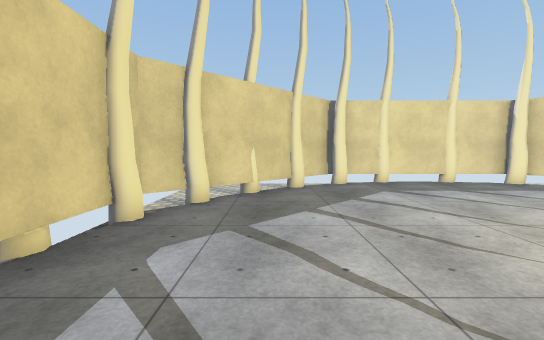
view 1 (above)

12 first-person views from a walk through a 3-D level made in the Unity game engine. The camera is 1.4 m above the floor, tilts 4° down and sees 90° across. The floor is counted in squares, 1 m on a side. Each view is taken from the middle of a square. On the plan, view 1 faces up. The plan holds only what a view shows up to about 13 squares ahead; the rest is blank. The player character is not drawn. Some surface patterns are stand-ins.

view 2
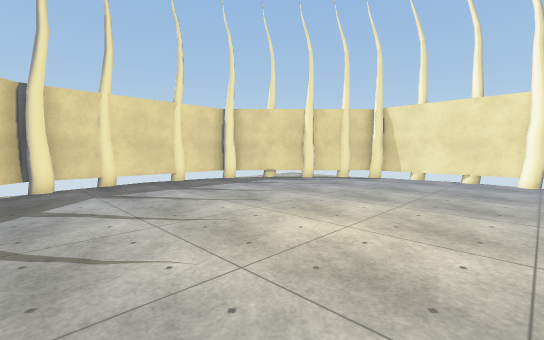

view 3
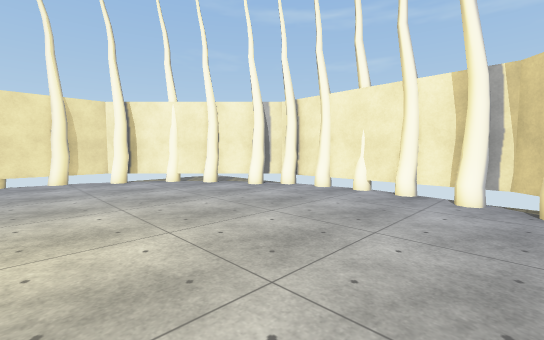

view 4
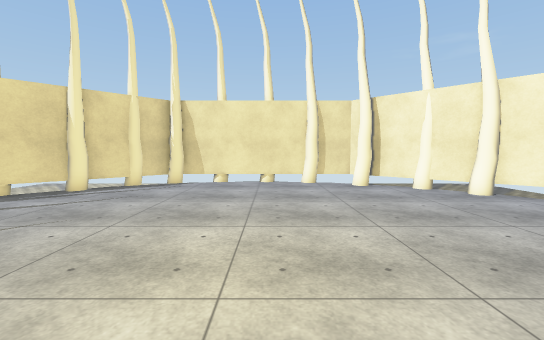

view 5
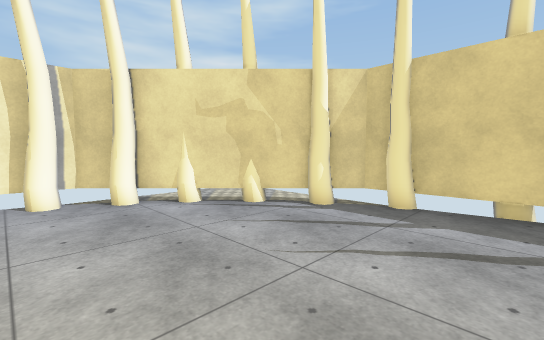

view 6
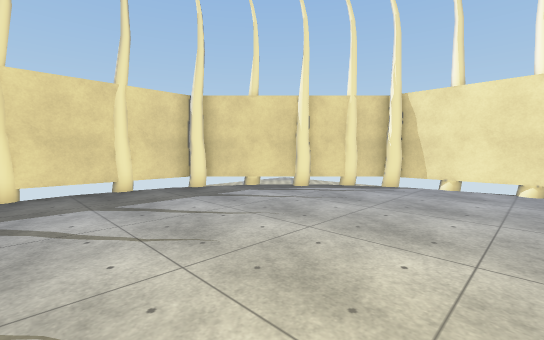

view 7
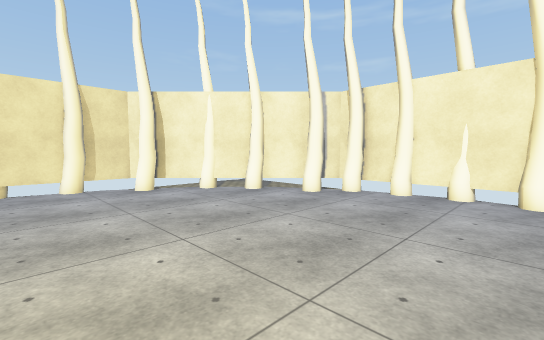

view 8
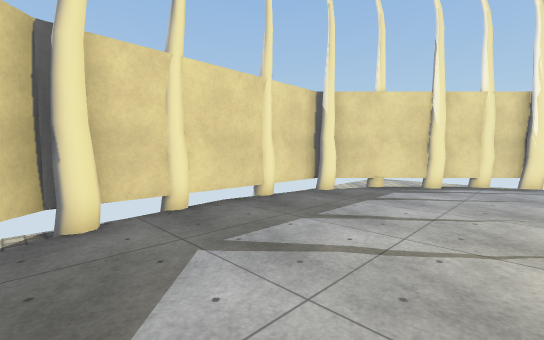

view 9
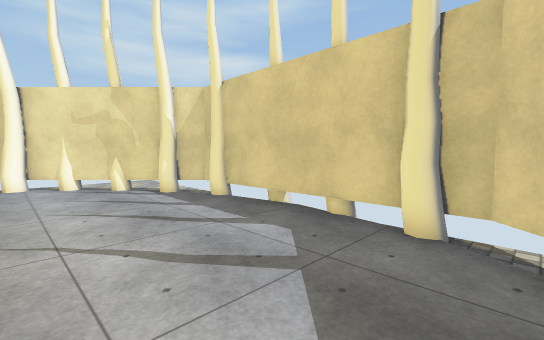

view 10
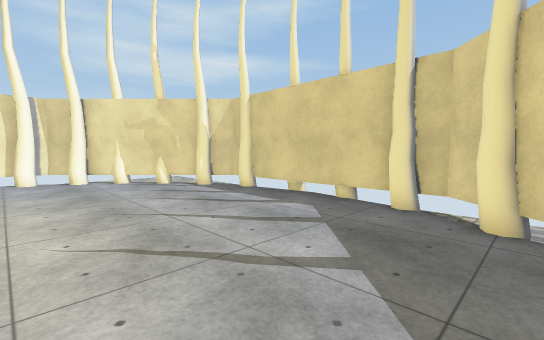

view 11
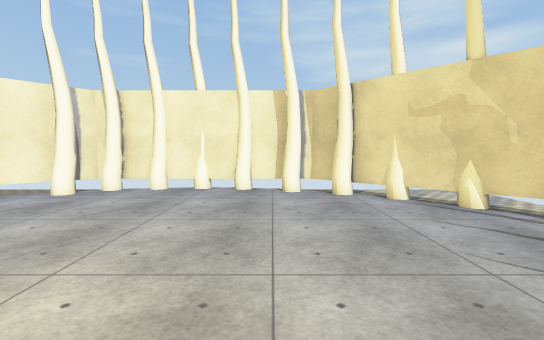

view 12
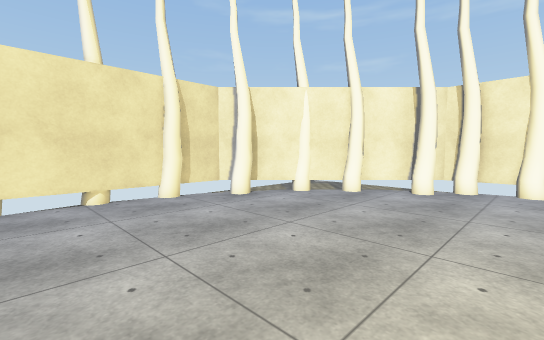

### Floor plan
Points are (right, up) in squares from view 1. A wall is a line through its corners. A room is listed if a view was taken in it or the views show most of it. See-through windows are left out.
Room 1 (views 1, 2, 3, 4, 5, 6, 7, 8, 9, 10, 11, 12)
walls: (0.7, -5.3) (1.4, -6); (-2.1, -2.5) (-1.2, -3.5); (1.8, -6.4) (2.5, -7.1) (6.5, -7.1); (8.4, -7.1) (9.5, -7.1); (-3.1, 5.4) (-3.1, -0.4); (0.5, 10.1) (-2, 7.6); (14.1, -3.5) (16.1, -1.5) (16.1, -0.4); (-3.2, -1.4) (-2.4, -2.2); (-2.4, 7.2) (-3.1, 6.5); (10.4, -7.2) (12.3, -5.4); (16.1, 0.5) (16.1, 5.5); (13.3, 9.4) (10.5, 12.1) (3.4, 12.1); (2.5, 12.1) (1.7, 11.3); (16.2, 6.4) (15.3, 7.3)
objects: other object (-3, -1); other object (-3, 4); other object (-3, 6); other object (-2, -2); other object (-2, 7); other object (-1, -4); other object (-1, 9); other object (0, -5); other object (1, 10) to (1, 11); other object (2, -6); other object (3, -7) to (3, -6); other object (3, 12); other object (5, -7); other object (5, 12); other object (7, -7); other object (8, -7); other object (8, 12); other object (10, -7); other object (11, -6); other object (13, -5); other object (14, -4); other object (14, 9); other object (15, -2); other object (15, 7) to (15, 8); other object (16, 0); other object (16, 6)

Positions as (right, up) in squares from view 1, and headings:
1: (0, 0), facing up
2: (2, 0), facing up-right
3: (2, 2), facing down-right
4: (4, 2), facing right
5: (4, 2), facing down-left
6: (5, 2), facing up-right
7: (5, 2), facing down-right
8: (2, 6), facing up-right
9: (2, 7), facing down-left
10: (4, 8), facing down-left
11: (4, 3), facing down
12: (8, 4), facing down-right
